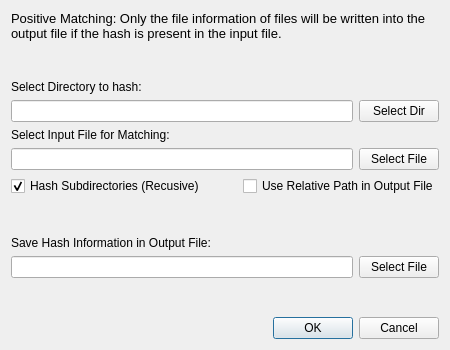
<?xml version="1.0" encoding="UTF-8"?>
<ui version="4.0">
 <class>DialogPosMatch</class>
 <widget class="QDialog" name="DialogPosMatch">
  <property name="geometry">
   <rect>
    <x>0</x>
    <y>0</y>
    <width>450</width>
    <height>350</height>
   </rect>
  </property>
  <property name="windowTitle">
   <string>Positive Matching</string>
  </property>
  <layout class="QVBoxLayout" name="verticalLayout">
   <item>
    <widget class="QLabel" name="label_4">
     <property name="font">
      <font>
       <pointsize>10</pointsize>
       <weight>50</weight>
       <bold>false</bold>
      </font>
     </property>
     <property name="text">
      <string>Positive Matching: Only the file information of files will be written into the output file if the hash is present in the input file. </string>
     </property>
     <property name="wordWrap">
      <bool>true</bool>
     </property>
    </widget>
   </item>
   <item>
    <spacer name="verticalSpacer_2">
     <property name="orientation">
      <enum>Qt::Vertical</enum>
     </property>
     <property name="sizeHint" stdset="0">
      <size>
       <width>20</width>
       <height>40</height>
      </size>
     </property>
    </spacer>
   </item>
   <item>
    <widget class="QLabel" name="label_2">
     <property name="text">
      <string>Select Directory to hash:</string>
     </property>
    </widget>
   </item>
   <item>
    <layout class="QHBoxLayout" name="horizontalLayout_3">
     <item>
      <widget class="QLineEdit" name="lineEditPath"/>
     </item>
     <item>
      <widget class="QPushButton" name="pushButtonDir">
       <property name="text">
        <string>Select Dir</string>
       </property>
      </widget>
     </item>
    </layout>
   </item>
   <item>
    <widget class="QLabel" name="label">
     <property name="text">
      <string>Select Input File for Matching:</string>
     </property>
    </widget>
   </item>
   <item>
    <layout class="QHBoxLayout" name="horizontalLayout">
     <item>
      <widget class="QLineEdit" name="lineEditLoadFile"/>
     </item>
     <item>
      <widget class="QPushButton" name="pushButtonLoadFile">
       <property name="text">
        <string>Select File</string>
       </property>
      </widget>
     </item>
    </layout>
   </item>
   <item>
    <layout class="QHBoxLayout" name="horizontalLayout_2">
     <item>
      <widget class="QCheckBox" name="checkRecusive">
       <property name="text">
        <string>Hash Subdirectories (Recusive)</string>
       </property>
       <property name="checked">
        <bool>true</bool>
       </property>
      </widget>
     </item>
     <item>
      <spacer name="horizontalSpacer">
       <property name="orientation">
        <enum>Qt::Horizontal</enum>
       </property>
       <property name="sizeHint" stdset="0">
        <size>
         <width>40</width>
         <height>20</height>
        </size>
       </property>
      </spacer>
     </item>
     <item>
      <widget class="QCheckBox" name="checkRelPath">
       <property name="text">
        <string>Use Relative Path in Output File</string>
       </property>
      </widget>
     </item>
    </layout>
   </item>
   <item>
    <spacer name="verticalSpacer">
     <property name="orientation">
      <enum>Qt::Vertical</enum>
     </property>
     <property name="sizeHint" stdset="0">
      <size>
       <width>20</width>
       <height>40</height>
      </size>
     </property>
    </spacer>
   </item>
   <item>
    <widget class="QLabel" name="label_3">
     <property name="text">
      <string>Save Hash Information in Output File:</string>
     </property>
    </widget>
   </item>
   <item>
    <layout class="QHBoxLayout" name="horizontalLayout_4">
     <item>
      <widget class="QLineEdit" name="lineEditSaveFile"/>
     </item>
     <item>
      <widget class="QPushButton" name="pushButtonSaveFile">
       <property name="text">
        <string>Select File</string>
       </property>
      </widget>
     </item>
    </layout>
   </item>
   <item>
    <spacer name="verticalSpacer_3">
     <property name="orientation">
      <enum>Qt::Vertical</enum>
     </property>
     <property name="sizeHint" stdset="0">
      <size>
       <width>20</width>
       <height>40</height>
      </size>
     </property>
    </spacer>
   </item>
   <item>
    <widget class="QDialogButtonBox" name="buttonBox">
     <property name="orientation">
      <enum>Qt::Horizontal</enum>
     </property>
     <property name="standardButtons">
      <set>QDialogButtonBox::Cancel|QDialogButtonBox::Ok</set>
     </property>
    </widget>
   </item>
  </layout>
 </widget>
 <resources/>
 <connections>
  <connection>
   <sender>buttonBox</sender>
   <signal>accepted()</signal>
   <receiver>DialogPosMatch</receiver>
   <slot>accept()</slot>
   <hints>
    <hint type="sourcelabel">
     <x>224</x>
     <y>329</y>
    </hint>
    <hint type="destinationlabel">
     <x>224</x>
     <y>174</y>
    </hint>
   </hints>
  </connection>
  <connection>
   <sender>buttonBox</sender>
   <signal>rejected()</signal>
   <receiver>DialogPosMatch</receiver>
   <slot>reject()</slot>
   <hints>
    <hint type="sourcelabel">
     <x>224</x>
     <y>329</y>
    </hint>
    <hint type="destinationlabel">
     <x>224</x>
     <y>174</y>
    </hint>
   </hints>
  </connection>
 </connections>
</ui>
